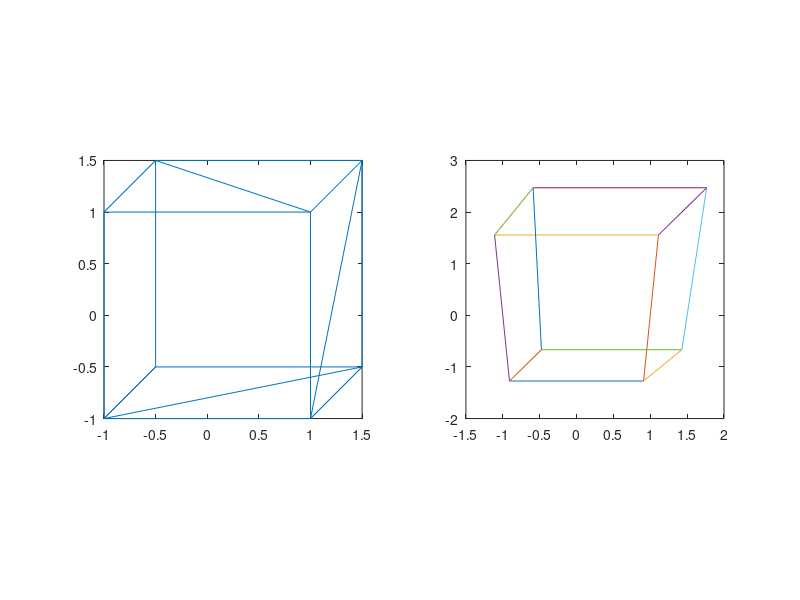

Here is the MATLAB script that generated this plot:
d = 14;  % Distance from origin to camera

% E(2) is y hoogte van camera
E = [0, 10, d];

w_n = [0 1 0];

vertices = [
    0, 0;
    2, 0;
    2, 2;
    0, 2;
    
    .5, .5;
    2.5, .5;
    2.5, 2.5;
    .5, 2.5;
];
vertices = vertices - [1, 1];

edges = [
    1 2;
    2 3;
    3 4;
    4 1;
    
    5 6;
    6 7;
    7 8;
    8 5;
    
    5 1;
    6 2;
    7 3;
    8 4;
];

p = vertices(edges', :);
p = p * [1 0 0; 0 1 0];

%%
figure;
subplot(1,2,1);
plot(p(:, 1), p(:, 2));
axis square;
subplot(1,2,2);

%%
r = p - E;
pj = (dot(-E, -w_n)./(r*(-w_n)')) .* r + E;
pj = [pj(:, 1) pj(:, 3)];
pj = pj * [1 0; 0 -1];      % Fix by mirror over x axis. Beetje hacky maar oke.
                            % Zit een fout of misinterpretatie in de berekening (minnetje ergens)

x = reshape(pj(:,1), 2, []);
y = reshape(pj(:,2), 2, []);

plot(x, y);
axis square;